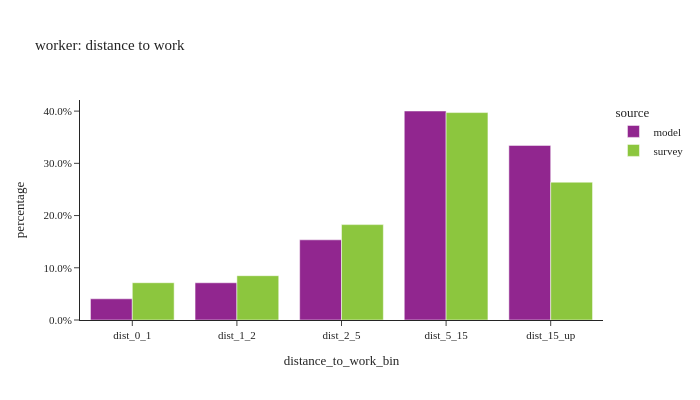
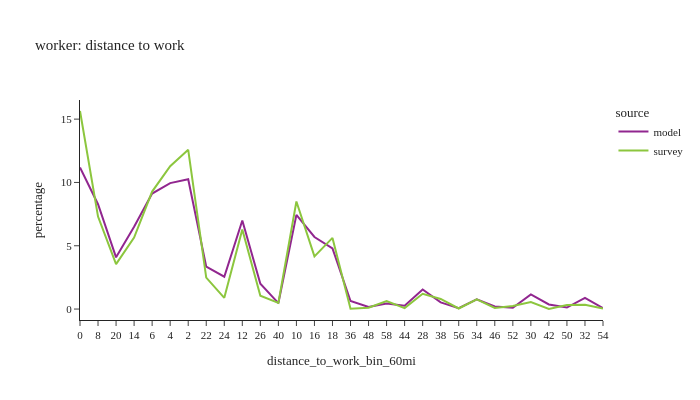

The cell these charts' notebook holds for them, in order:
### Code cell
# plot1

util.plot_share_barchart(per_data, 'person_weight', 'distance_to_work_bin', title="worker: distance to work")



# plot2

df_plot = per_data.groupby(['source','distance_to_work_bin_60mi'], observed=True)['person_weight'].sum().reset_index()

df_plot['percentage'] = df_plot.groupby(['source'], group_keys=False)['person_weight'].\
            apply(lambda x: 100 * x / float(x.sum()))

# df_plot

#

fig2 = px.line(df_plot, x='distance_to_work_bin_60mi', y="percentage", color="source",
                title="worker: distance to work")

fig2.for_each_annotation(lambda a: a.update(text = a.text.split("=")[-1]))

fig2.update_layout(height=400, width=700, font=dict(size=11))

fig2.show()

### Figure 1 — Plotly figure (JSON) as saved in the notebook; plotly's stock layout.template omitted (floating-point values rounded to 4 significant figures)
{"data": [{"alignmentgroup": "True", "customdata": [[80624], [141602], [304936], [794890], [664105]], "hovertemplate": "source=model<br>distance_to_work_bin=%{x}<br>percentage=%{y}<br>sample_size=%{customdata[0]}<extra></extra>", "legendgroup": "model", "marker": {"color": "#91268F", "pattern": {"shape": ""}}, "name": "model", "offsetgroup": "model", "orientation": "v", "showlegend": true, "textposition": "auto", "type": "bar", "x": ["dist_0_1", "dist_1_2", "dist_2_5", "dist_5_15", "dist_15_up"], "xaxis": "x", "y": [0.04059, 0.07129, 0.1535, 0.4002, 0.3344], "yaxis": "y"}, {"alignmentgroup": "True", "customdata": [[355], [259], [579], [978], [541]], "hovertemplate": "source=survey<br>distance_to_work_bin=%{x}<br>percentage=%{y}<br>sample_size=%{customdata[0]}<extra></extra>", "legendgroup": "survey", "marker": {"color": "#8CC63E", "pattern": {"shape": ""}}, "name": "survey", "offsetgroup": "survey", "orientation": "v", "showlegend": true, "textposition": "auto", "type": "bar", "x": ["dist_0_1", "dist_1_2", "dist_2_5", "dist_5_15", "dist_15_up"], "xaxis": "x", "y": [0.07138, 0.08485, 0.1827, 0.3972, 0.2639], "yaxis": "y"}], "layout": {"barmode": "group", "height": 400, "legend": {"title": {"text": "source"}, "tracegroupgap": 0}, "title": {"text": "worker: distance to work"}, "width": 700, "xaxis": {"anchor": "y", "domain": [0.0, 1.0], "title": {"text": "distance_to_work_bin"}}, "yaxis": {"anchor": "x", "domain": [0.0, 1.0], "tickformat": ".1%", "title": {"text": "percentage"}}}}

### Figure 2 — Plotly figure (JSON) as saved in the notebook; plotly's stock layout.template omitted (floating-point values rounded to 4 significant figures)
{"data": [{"hovertemplate": "source=model<br>distance_to_work_bin_60mi=%{x}<br>percentage=%{y}<extra></extra>", "legendgroup": "model", "line": {"color": "#91268F", "dash": "solid"}, "marker": {"symbol": "circle"}, "mode": "lines", "name": "model", "orientation": "v", "showlegend": true, "type": "scatter", "x": ["0", "8", "20", "14", "6", "4", "2", "22", "24", "12", "26", "40", "10", "16", "18", "36", "48", "58", "44", "28", "38", "56", "34", "46", "52", "30", "42", "50", "32", "54"], "xaxis": "x", "y": [11.19, 8.283, 4.087, 6.498, 9.12, 9.945, 10.25, 3.355, 2.554, 6.993, 2.001, 0.4651, 7.439, 5.693, 4.796, 0.6396, 0.1644, 0.4346, 0.269, 1.552, 0.5306, 0.06878, 0.7606, 0.2034, 0.1019, 1.157, 0.3609, 0.122, 0.8896, 0.0799], "yaxis": "y"}, {"hovertemplate": "source=survey<br>distance_to_work_bin_60mi=%{x}<br>percentage=%{y}<extra></extra>", "legendgroup": "survey", "line": {"color": "#8CC63E", "dash": "solid"}, "marker": {"symbol": "circle"}, "mode": "lines", "name": "survey", "orientation": "v", "showlegend": true, "type": "scatter", "x": ["0", "8", "20", "14", "6", "4", "2", "22", "24", "12", "26", "40", "10", "16", "18", "36", "48", "58", "44", "28", "38", "56", "34", "46", "52", "30", "42", "50", "32", "54"], "xaxis": "x", "y": [15.64, 7.307, 3.548, 5.645, 9.28, 11.28, 12.57, 2.479, 0.8896, 6.29, 1.054, 0.4905, 8.493, 4.16, 5.619, 0.02337, 0.104, 0.631, 0.07497, 1.206, 0.8014, 0.04446, 0.774, 0.09463, 0.2437, 0.5479, 0.004994, 0.316, 0.3446, 0.0356], "yaxis": "y"}], "layout": {"font": {"size": 11}, "height": 400, "legend": {"title": {"text": "source"}, "tracegroupgap": 0}, "title": {"text": "worker: distance to work"}, "width": 700, "xaxis": {"anchor": "y", "domain": [0.0, 1.0], "title": {"text": "distance_to_work_bin_60mi"}}, "yaxis": {"anchor": "x", "domain": [0.0, 1.0], "title": {"text": "percentage"}}}}
